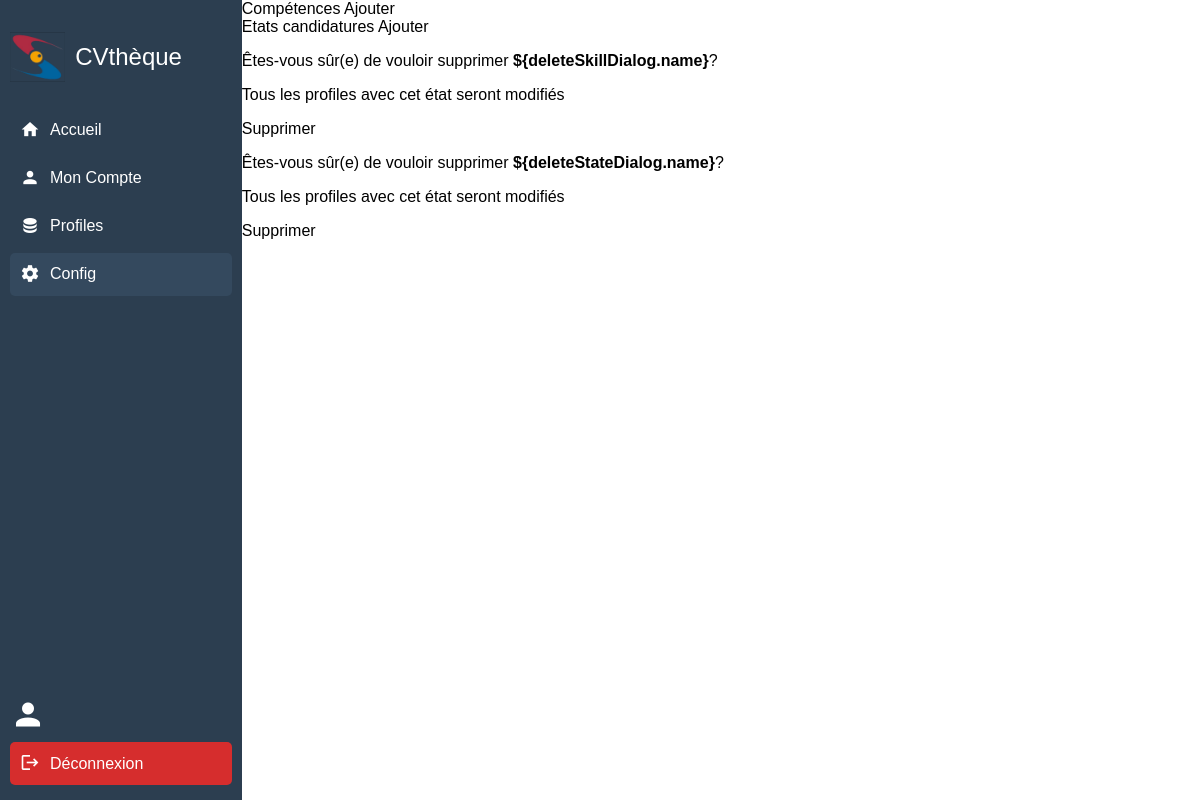
Before: /config/ with the older database file.
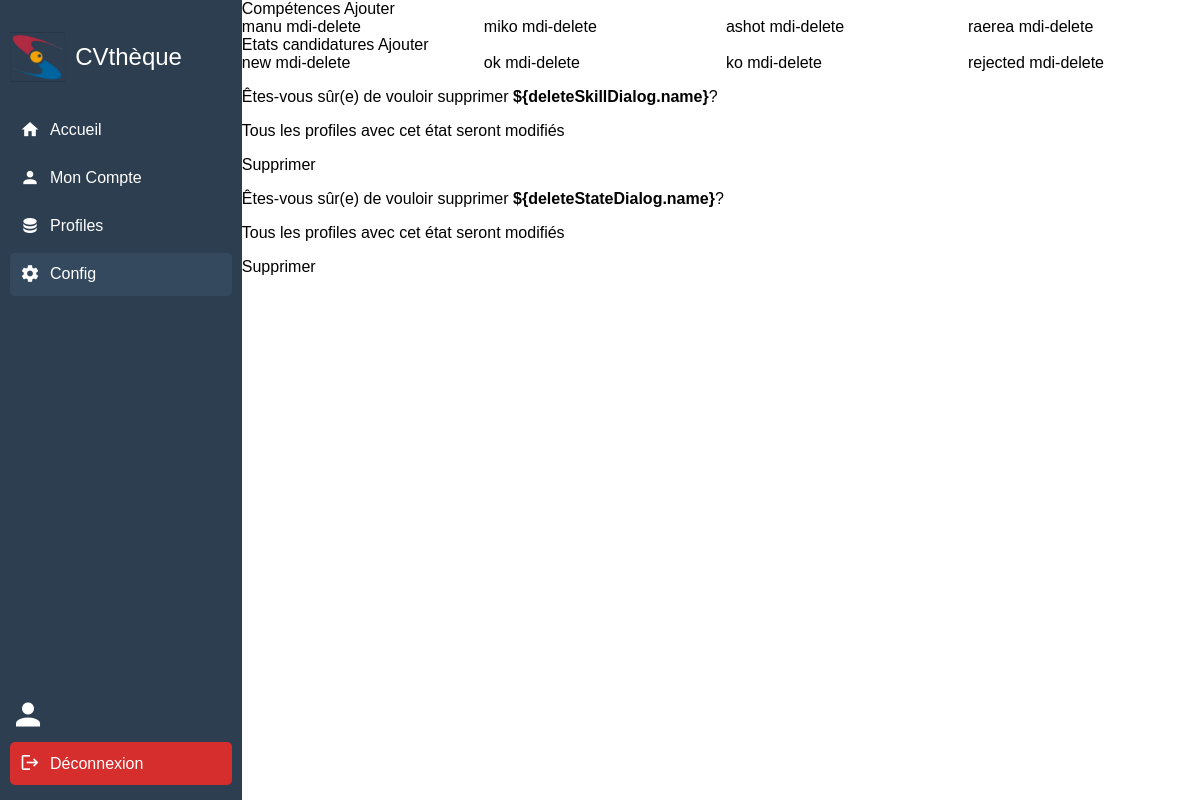
After: the same page with the newer database file.
### config/models.py (models this page shows, shortened)
class Skill(models.Model):
    name = models.CharField(max_length=100)
    def __str__(self):
        return f"Skill [name: {self.name}]"

class State(models.Model):
    name = models.CharField(max_length=100)

### config/views.py (the view)
# urls.py: path('config/', config_view, name='config'),
def config_view(request):
    if request.method == 'GET':
        skills = Skill.objects.all()
        states = State.objects.all()
        create_form = SkillForm()
        delete_form = SkillDeleteForm()
        return render(
            request,
            'config.html',
            {'skills': skills, 'states': states,
                'create_form': create_form, 'delete_form': delete_form}
        )

### accounts/templatetags/auth_extras.py (called while the page is built)
@register.filter(name='has_groups')
def has_groups(user, group_names):
    if isinstance(group_names, str):
        group_names = group_names.split(',')
    return user.groups.filter(name__in=group_names).exists() or user.is_superuser

### config/templates/config.html (shortened to what the changed rows need)
{% extends 'baseV3.html' %}
{% load auth_extras %}
{% block content %}
<!DOCTYPE html>
<html lang="en">
<head>
</head>
<body>
    <div id="app" style="width: 100%;">
        <v-app>
            <v-main>
                <v-container class="bg-yelloww">
                    <v-card flat>
                        <v-card-text>
                            <v-row class="bg-greenn items-grid">
                                {% for skill in skills %}
                                <v-card class="bg-grey-lighten-4">
                                    <v-row>
                                        <v-col cols="9" class="bg-bluee">
                                            <v-card-title>
                                                {{skill.name}}
                                            </v-card-title>
                                        </v-col>
                                        <v-col cols="3" class="bg-redd">
                                            <v-card-actions>
                                                <v-icon size="24" color="grey-darken-3"
                                                    @click="deleteSkill({{skill.id}}, '{{skill.name}}')">
                                                    mdi-delete </v-icon>
                                            </v-card-actions>
                                        </v-col>
                                    </v-row>
                                </v-card>
                                {% endfor %}
                            </v-row>
                        </v-card-text>
                    </v-card>
                    <v-card flat>
                        <v-card-text>
                            <v-row class="bg-greenn items-grid">
                                {% for state in states %}
                                <v-card class="bg-grey-lighten-4">
                                    <v-row>
                                        <v-col cols="9" class="bg-bluee">
                                            <v-card-title>
                                                {{state.name}}
                                            </v-card-title>
                                        </v-col>
                                        <v-col cols="3" class="bg-redd">
                                            <v-card-actions>
                                                <v-icon size="24" color="grey-darken-3"
                                                    @click="deleteState({{state.id}}, '{{state.name}}')">
                                                    mdi-delete </v-icon>
                                            </v-card-actions>
                                        </v-col>
                                    </v-row>
                                </v-card>
                                {% endfor %}
                            </v-row>
                        </v-card-text>
                    </v-card>
                </v-container>
            </v-main>
        </v-app>
    </div>
</body>
{% endblock %}

Changed rows visible on the page:
added Skill: name "manu"
added Skill: name "miko"
added Skill: name "ashot"
added Skill: name "raerea"
added State: name "new"
added State: name "ok"
added State: name "ko"
added State: name "rejected"
